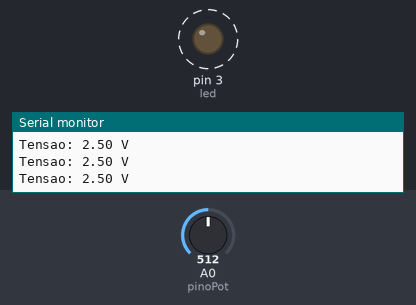
Simulated run of this sketch. Board: Arduino Uno, built with avr-gcc and run on an emulated ATmega328P. Parts: output pins drawn as LEDs (lit = HIGH), the last lines printed to the serial monitor. Dashed ring = blinking. The test bench sets the inputs (shaded band); at power-on: A0 (pinoPot) = 512.

Above: at 0.97 s.
1.3 s: A0 (pinoPot) set to 427
4.3 s: A0 (pinoPot) set to 402
At 4.3 s:
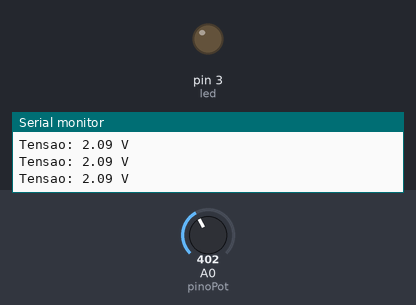
7.3 s: A0 (pinoPot) set to 511
At 7.42 s:
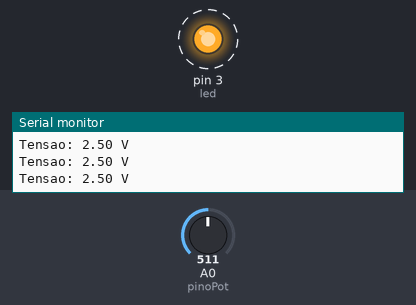
10.3 s: A0 (pinoPot) set to 306
Timing chart, 0 to 13.3 s (numbered marks = the images above; inputs shaded):
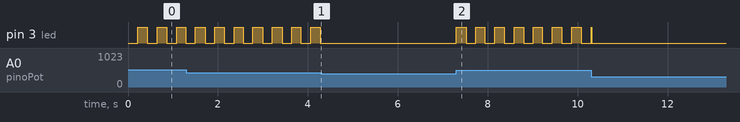

The sketch:

Ex12.ino
```cpp
const int pinoPot = A0;
const int led = 3;

unsigned long anteriorMillis = 0;
const long velocidadePisca = 200;
int estadoLed = LOW;

void setup() {
  pinMode(led, OUTPUT);
  Serial.begin(9600);
}

void loop() {
  int leitura = analogRead(pinoPot);


  float volts = (leitura * 5.0) / 1023.0;

  unsigned long atualMillis = millis();


  if (volts <= 2.0) {
    digitalWrite(led, LOW);
  }

  else if (volts > 2.0 && volts < 4.0) {
    if (atualMillis - anteriorMillis >= velocidadePisca) {
      anteriorMillis = atualMillis;
      estadoLed = !estadoLed;
      digitalWrite(led, estadoLed);
    }
  }


  else {
    digitalWrite(led, HIGH);
  }


  Serial.print("Tensao: ");
  Serial.print(volts);
  Serial.println(" V");
}
```

Measured:
- the behaviour switches between 410 and 409 on A0 (pinoPot) (found by bisection; images 0 and 1)
- after the input at 4.3 s, pin 3 (led): stops changing and stays LOW
- after the input at 7.3 s, pin 3 (led): alternates HIGH for 0.22 s and LOW for 0.22 s, starting at once
- by itself, pin 3 (led): alternates HIGH for 0.22 s and LOW for 0.22 s
